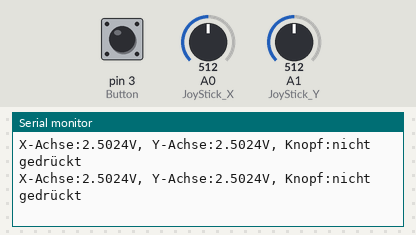
This sketch was run on a simulated Arduino Uno, built with avr-gcc and run on an emulated ATmega328P. Parts: the last lines printed to the serial monitor. The inputs (shaded band) are chosen by the test bench; at power-on: A0 (JoyStick_X) = 512, pin 3 (Button) HIGH, A1 (JoyStick_Y) = 512.

Above: at 1.2 s.
1.3 s: A0 (JoyStick_X) set to 23
At 1.57 s:
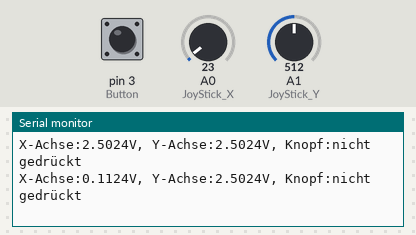
2.8 s: A0 (JoyStick_X) set to 18
At 3.02 s:
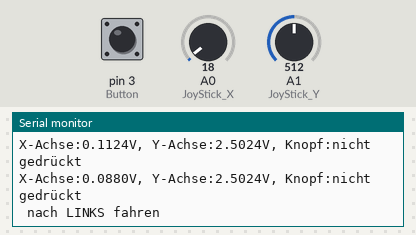
Timing chart, 0 to 5.8 s (numbered marks = the images above; inputs shaded):
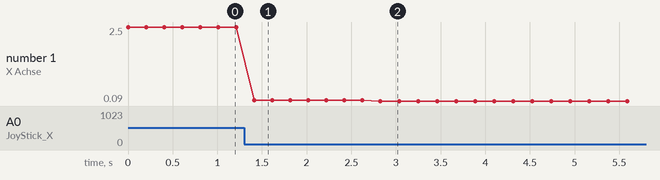

Measured:
- the behaviour switches between 21 and 20 on A0 (JoyStick_X) (found by bisection; images 1 and 2)
- after the input at 1.3 s, the serial monitor: prints a new line after 0.11 s (image 1)
- after the input at 2.8 s, the serial monitor: prints a new line at once (image 2)
- plotted number 1: 2.5 → 0.11 after the input at 1.3 s, 0.11 → 0.09 after the input at 2.8 s

The sketch:

drive_w_joystick.ino
```cpp
// Deklaration und Initialisierung der Eingang-Pins
int JoyStick_X = A0; // X-Achse-Signal
int JoyStick_Y = A1; // Y-Achse-Signal
int Button = 3; // Knopf

void setup ()
{
pinMode (JoyStick_X, INPUT);
pinMode (JoyStick_Y, INPUT);
pinMode (Button, INPUT);

// Da der Knopf das Signal beim druecken auf Masse zieht,
// schalten wir hiermit den PullUp-Widerstand ein
digitalWrite(Button, HIGH);

Serial.begin (9600); // Serielle Ausgabe mit 9600 bps
}

// Das Programm liest die aktuellen Werte der Eingang-Pins
// und gibt diese auf der seriellen Ausgabe aus
void loop ()
{
  float x, y;
  int Knopf;
  int JoyStick_XTest;

  //Aktuelle Werte werden ausgelesen, auf den Spannungswert konvertiert...
  x = analogRead (JoyStick_X) * (5.0 / 1023.0);
  y = analogRead (JoyStick_Y) * (5.0 / 1023.0);
  Knopf = digitalRead (Button);
  //JoyStick_XTest = digitalRead (JoyStick_X);

  //... und an dieser Stelle ausgegeben
  Serial.print ("X-Achse:"); Serial.print (x, 4); Serial.print ("V, ");
  Serial.print ("Y-Achse:"); Serial.print (y, 4); Serial.print ("V, ");
  Serial.print ("Knopf:");


  //links: X:0.00 Y:2.5
  //recht: X:5.00 Y:2.5
  //vorwärts: X:2.5 Y:5.00
  //rückwärts: X:2.5 Y:0.00
  if(Knopf==1)
  {
    Serial.println ("nicht gedrückt");
  }
    else if (Knopf==0)
  {
   Serial.println ("gedrückt");
  }

  if (x <= 0.1)
  {
    Serial.println (" nach LINKS fahren");
  } else if (x >= 4.8)
  {
    Serial.println (" nach RECHTS fahren");
  } else if (y >= 4.8)
  {
    Serial.println (" nach AB GEHT DIE POST!");
  }  else if (y <= 0.1)
  {
    Serial.println (" RÜCKZUG!");
  }
  delay (200);


}
```
